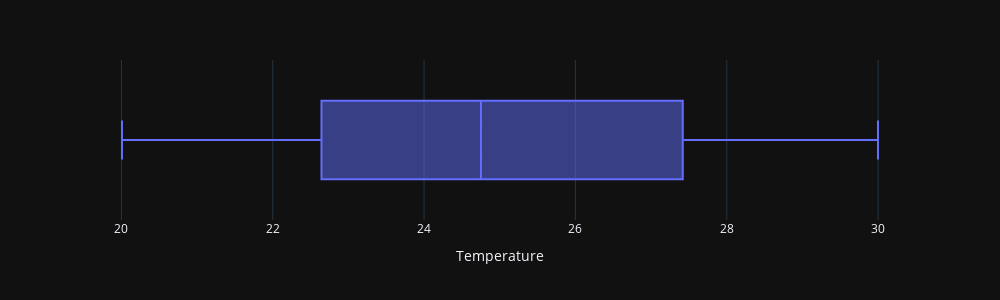

Notebook code for this chart:
### Code cell
fig = px.box(data_frame = energy_df,
             x = 'Temperature',
             width = 1000,
             height = 300)
fig.update_layout(template = "plotly_dark")
fig.show()

### Figure 1 — Plotly figure (JSON) as saved in the notebook; plotly's stock layout.template omitted (floating-point values rounded to 4 significant figures; data arrays with more than 128 entries replaced by an {"elided": "..."} marker saying what was removed)
{"data": [{"alignmentgroup": "True", "hovertemplate": "Temperature=%{x}<extra></extra>", "legendgroup": "", "marker": {"color": "#636efa"}, "name": "", "notched": false, "offsetgroup": "", "orientation": "h", "showlegend": false, "type": "box", "x": {"elided": "1000 float values"}, "x0": " ", "xaxis": "x", "y0": " ", "yaxis": "y"}], "layout": {"boxmode": "group", "height": 300, "legend": {"tracegroupgap": 0}, "margin": {"t": 60}, "width": 1000, "xaxis": {"anchor": "y", "domain": [0, 1], "title": {"text": "Temperature"}}, "yaxis": {"anchor": "x", "domain": [0, 1]}}}
